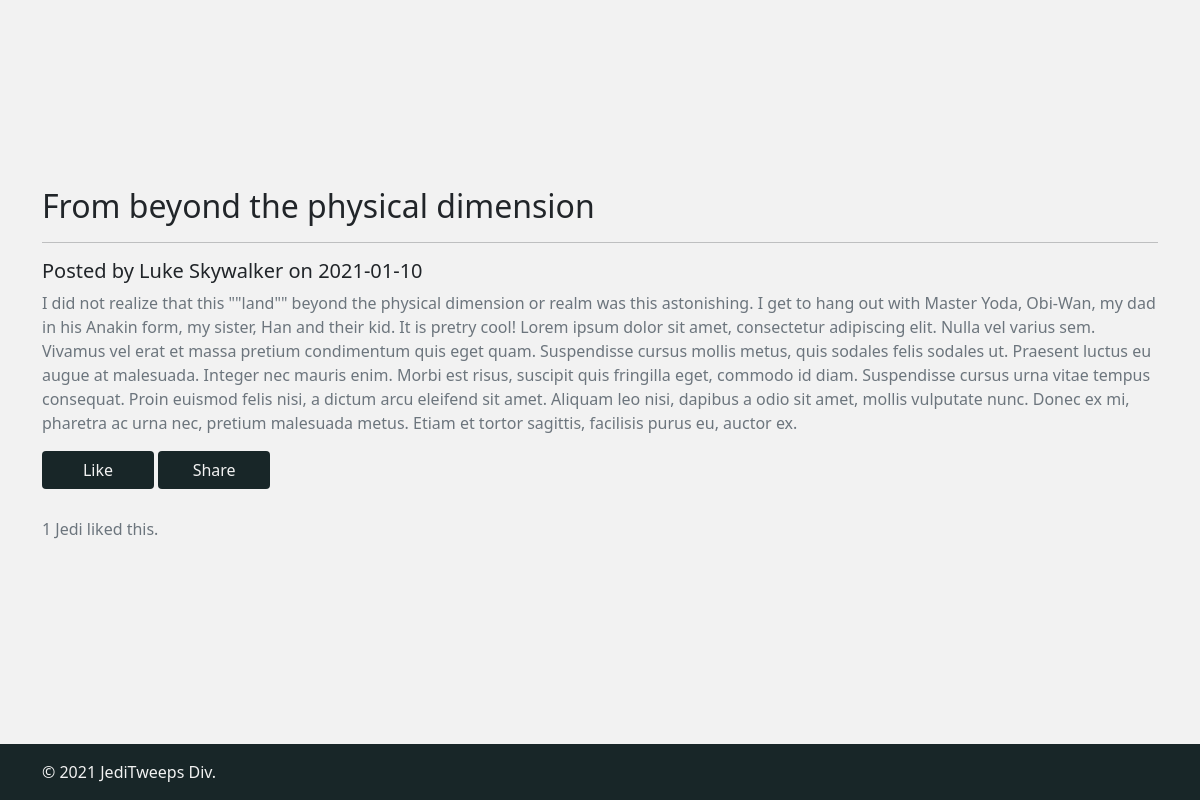
/post.php?post_id=2, run on the app's committed database.
### tables this page shows
CREATE TABLE `jediblog` (
  `jedi_post_id` int(11) NOT NULL,
  `jedi_author` varchar(64) NOT NULL,
  `jedi_post_date` date NOT NULL,
  `jedi_post_category` varchar(64) NOT NULL,
  `jedi_post_title` varchar(256) NOT NULL,
  `jedi_post_content` varchar(2048) NOT NULL
);

### post.php (the view, shortened to what this page needs)
<?php
require_once "includes/header.php";
require_once "includes/db.php";
?>
<main id="pg-main-content">
<div class ="content-position">
    <div class="container">
        <section class="space-above-below">
        <?php
        $postID = $_GET['post_id'];
        $query1 = "SELECT * FROM jediblog WHERE jedi_post_id='$postID'";
        $result1 = $dbconnection->query($query1);
        $row = $result1->fetch_assoc();
        ?>
            <h2 class="fw-light"><?php echo $row["jedi_post_title"] ?></h2>
            <hr>
            <h5 class="fw-light"><?php echo "Posted by " . $row["jedi_author"] . " on " . $row["jedi_post_date"] ?></h5>
            <p class="text-muted"><?php echo $row["jedi_post_content"] ?></p>
            <form method="POST">
            <input type="submit" class="viewButton" name ="like" value="Like" role="button">
            <?php
                 $likesquery = mysqli_query($dbconnection, "SELECT COUNT(*) FROM `jedilikes` WHERE `jedi_post_id` = $postID");
                 $query = mysqli_fetch_array($likesquery);
                 $numberOfLikes = $query[0];
            ?>
            <input type="submit" class="viewButton" name="share" value="Share" role="button">
            <p class = "text-muted"><?php
                if ($numberOfLikes > 0) { echo $numberOfLikes; }
                else { echo 0;} ?> Jedi liked this.</p>
            </form>
        </section>
    </div>
    </div>
</main>
<?php
require_once "includes/footer.php";
?>

### css/styles.css (style rules this page uses)
hr { z-index: -1; }
body { background-color: #f2f2f2; }
main { min-height: 93vh; }
.content-position { display: flex; align-items: center; height: 93vh; }
.viewButton { background-color: #182628; color: #f2f2f2; text-decoration: none; border: 1px solid transparent; padding: .375rem .75rem; border-radius: .25rem; min-width: 112px; margin-bottom: 1.75rem; }

### data on the page
jediblog: jedi_post_title "From beyond the physical dimension", jedi_author "Luke Skywalker", jedi_post_date "2021-01-10", jedi_post_content "I did not realize that this \"\"land\"\" beyond the physical dimension or realm was this astonishing. I get to hang out with Master Yoda, Obi-Wan, my dad in his Anakin form, my sister, Han and their kid. It is pretry cool! Lorem ipsum dolor sit amet, consectetur adipiscing elit. Nulla vel varius sem. Vivamus vel erat et massa pretium condimentum quis eget quam. Suspendisse cursus mollis metus, quis sodales felis sodales ut. Praesent luctus eu augue at malesuada. Integer nec mauris enim. Morbi est risus, suscipit quis fringilla eget, commodo id diam. Suspendisse cursus urna vitae tempus consequat. Proin euismod felis nisi, a dictum arcu eleifend sit amet. Aliquam leo nisi, dapibus a odio sit…"

### other printed values
$numberOfLikes "1"
